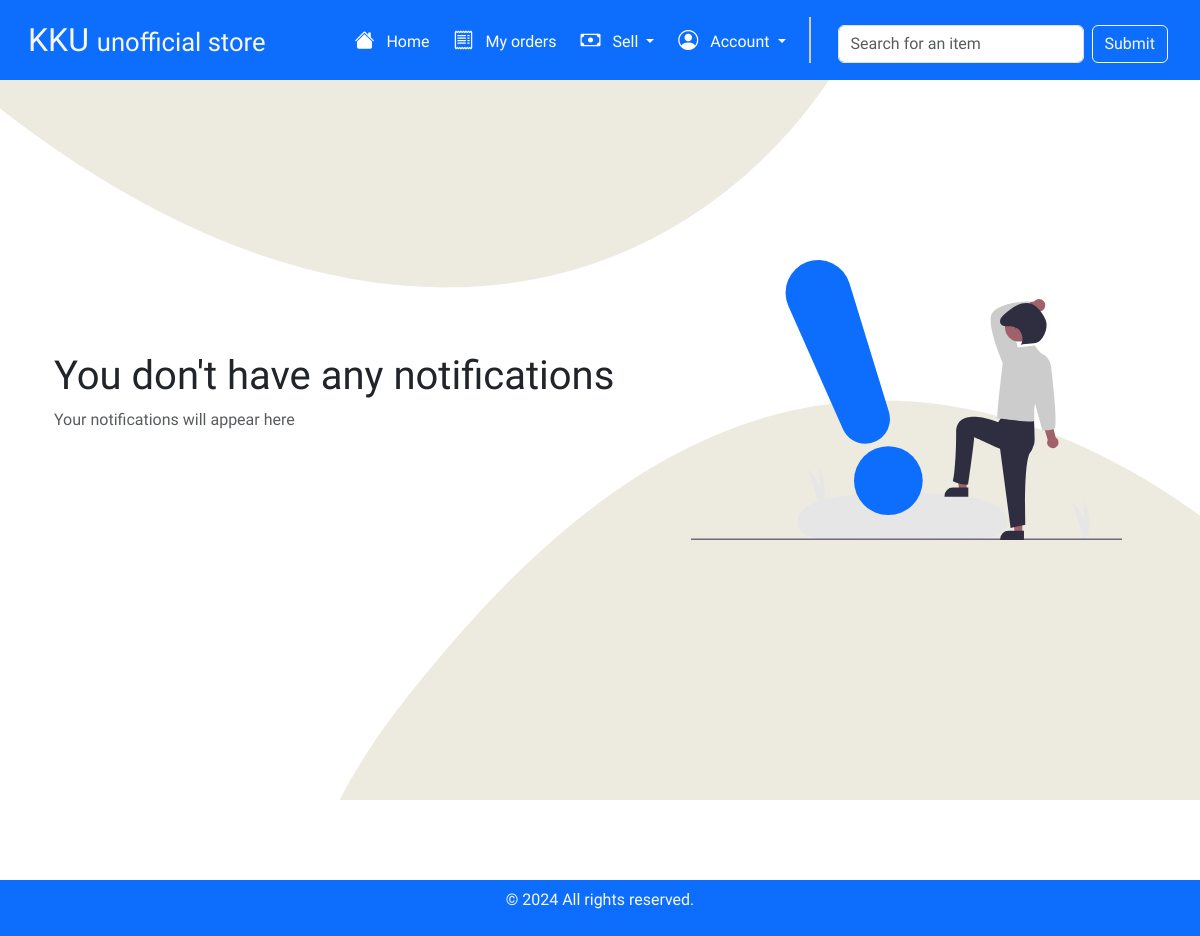
Before: /notifications/ (signed in) with the older database file.
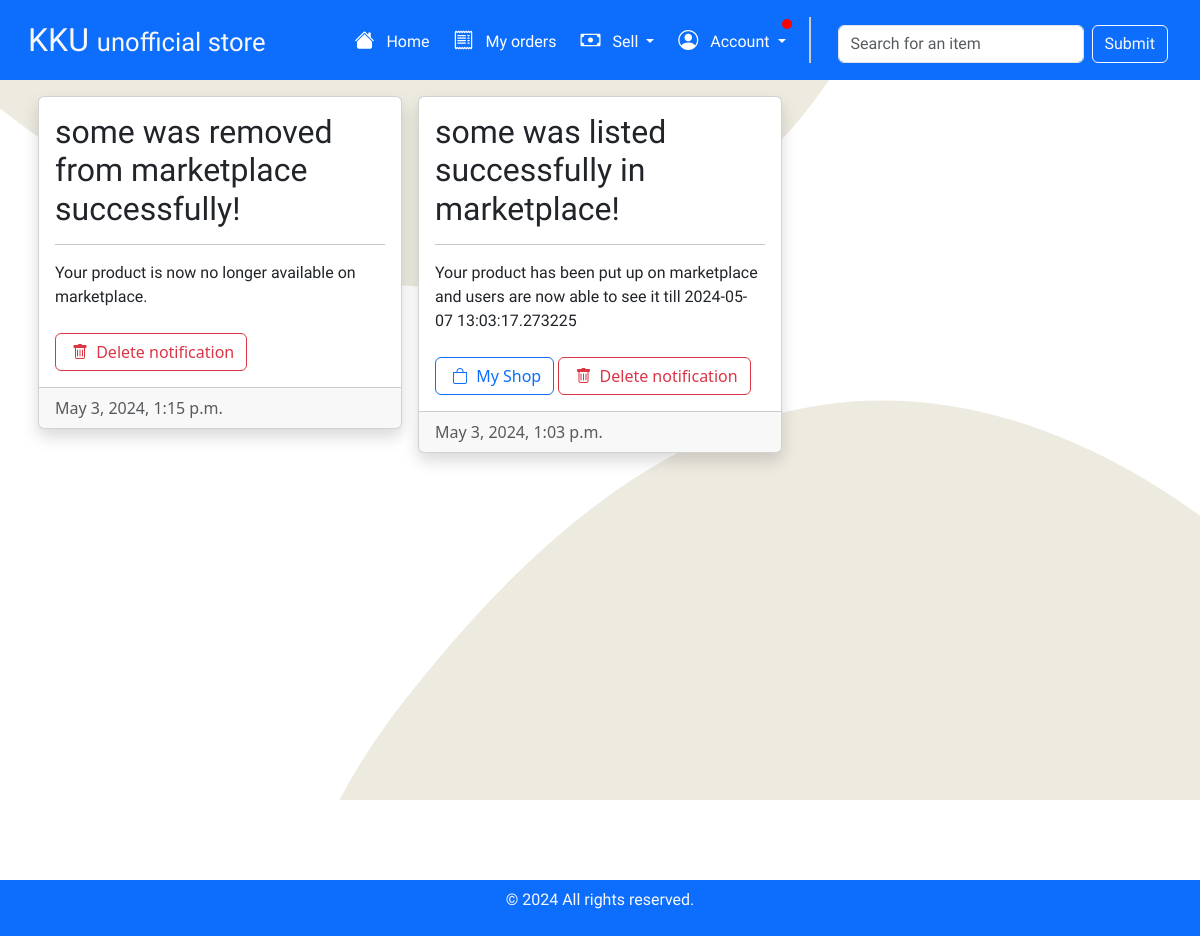
After: the same page with the newer database file.
### shop/models.py (models this page shows, shortened)
class UserNotification(models.Model):
    username = models.CharField(max_length=128)
    title = models.CharField(max_length=100)
    body = models.CharField(max_length=100)
    date = models.DateTimeField(default=timezone.now)
    task = models.CharField(max_length=20)
    unread = models.BooleanField(default=True)

### shop/views.py (the view)
# urls.py: path('notifications/', views.notifications, name='notifications'),
def notifications(request):
    ordered_items = UserListings.objects.filter(username=request.user.username)
    new_item_orders = 0
    for item in ordered_items:
        new_item_orders += item.new_orders
    notifications = UserNotification.objects.filter(username=request.user.username).order_by('-date')
    for notification in notifications:
        notification.unread = False
        notification.save()
    if language == "en":
        return render(request, "notifications.html", {"notifications": notifications, "new_orders": new_item_orders})
    elif language == "ar":
        return render(request, "ar/notifications.html", {"notifications": notifications, "new_orders": new_item_orders})

### shop/templates/notifications.html (shortened to what this page needs)
{% extends 'layout.html' %}
{% load static %}
{% block body %}
<div class="container">
    <div class="row" style="min-height: 80vh;" data-masonry='{"percentPosition": true }'>
        {% for notification in notifications %}
        <div class="g-3 col-md-4">
            <div class="shadow card p-0" style="height: fit-content;">
                <div class="card-body">
                    <h2 class="style-text">{{notification.title}}</h2>
                    <hr>
                    <p class="style-text-2 mb-4">{{notification.body}}</p>
                    {% if notification.task == "show_shop" %}
                    <a href="{% url 'shop:my_shop' %}" class="btn btn-outline-primary"><i class="bi bi-bag mx-1"></i> My
                        Shop</a>
                    {% elif notification.task == "show_order" %}
                    <a href="{% url 'shop:myOrders' %}" class="btn btn-outline-primary"><i
                            class="bi bi-check2-circle mx-1"></i> My Orders</a>
                    {% endif %}
                    <a href="{% url 'shop:delete_notification' notification.id %}" class="btn btn-outline-danger"><i
                            class="bi bi-trash mx-1"></i> Delete notification</a>
                </div>
                <div class="card-footer text-muted">{{notification.date}}</div>
            </div>
        </div>
        {% empty %}
        <div class="row d-none d-lg-flex align-items-center p-4" style="min-height: 80vh;">
            <div class="col-md-7 animate__animated animate__jackInTheBox">
                <h1 class="style-text-3">You don't have any notifications</h1>
                <p class="text-muted style-text">Your notifications will appear here</p>
            </div>
            <div class="col-md-5 d-flex justify-content-center align-items-center">
                <img class="widthlock" src="{% static 'media/undraw_notify_re_65on.svg' %}" alt="Wishlist">
            </div>
        </div>
        {% endfor %}
    </div>
</div>
{% endblock %}

Changed rows visible on the page:
added UserNotification: title "some was removed from marketplace successfully!", body "Your product is now no longer available on marketplace.", date "May 3, 2024, 1:15 p.m."
added UserNotification: title "some was listed successfully in marketplace!", body "Your product has been put up on marketplace and users are now able to see it till 2024-05-07 13:03:17.273225", task "show_shop" (drawn), date "May 3, 2024, 1:03 p.m."
Other visible differences:
text no longer shown: "You don't have any notifications Your notifications will appear here"
